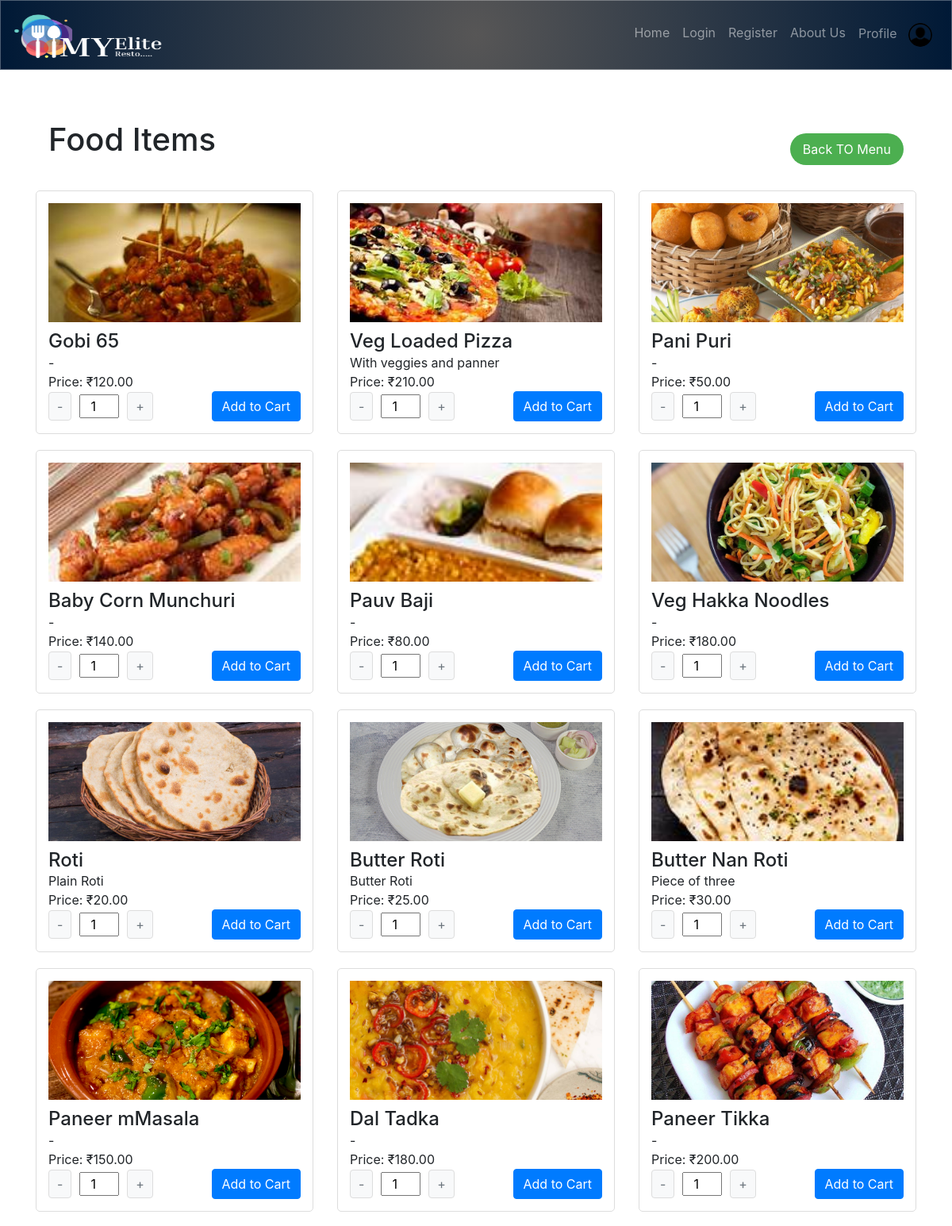
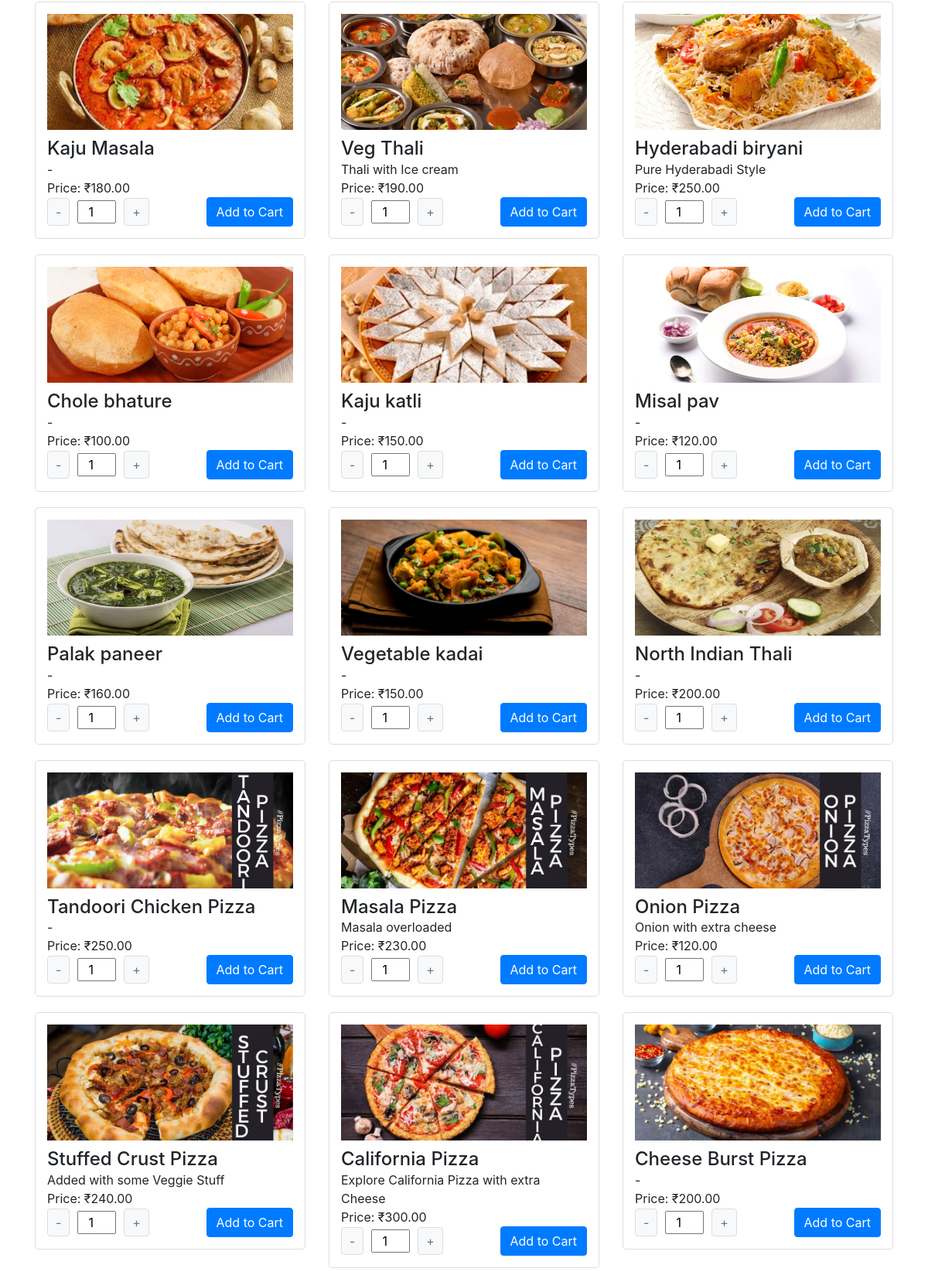
/food-items/ (upper part), run on the app's committed database (2 pictures, top to bottom).
### main/models.py (models this page shows, shortened)
class FoodItem(models.Model):
    name = models.CharField(max_length=100)
    category = models.ForeignKey(FoodCategory, on_delete=models.CASCADE)
    price = models.DecimalField(max_digits=6, decimal_places=2)
    description = models.TextField()
    available = models.BooleanField('Available', default=False)
    image = models.ImageField(upload_to='food_images/')  # changed to singular 'image'

### main/views.py (the view)
# urls.py: path('food-items/', views.food_item_list, name='food_item_list'),
def food_item_list(request):
    food_items = FoodItem.objects.filter(available=True)
    return render(request, 'food_item_list.html', {'food_items': food_items})

### main/templates/food_item_list.html (shortened to what this page needs)
{% include "navbar.html"%}
<!DOCTYPE html>
<html lang="en">
<head>
    <link rel="stylesheet" href="https://stackpath.bootstrapcdn.com/bootstrap/4.5.2/css/bootstrap.min.css">
</head>
<body>
    <div class="container mt-5">
        <div class="header-container">
            <h1 class="mb-4">Food Items</h1>
            <a href="{% url 'menu' %}" class="custom-button">Back TO Menu</a>
        </div>
        <div class="row">
            {% for item in food_items %}
            <div class="col-md-4">
                <div class="food-item">
                    <img src="{{ item.image.url }}" alt="{{ item.name }}" class="img-fluid">
                    <h4>{{ item.name }}</h4>
                    <p>{{ item.description }}</p>
                    <p>Price: ₹{{ item.price|floatformat:2 }}</p>
                    <form method="post" action="{% url 'cart:add_to_cart' item.id %}">
                        <div class="add-to-cart-container">
                            <div class="quantity-selector">
                                <button type="button" onclick="decrementQuantity({{ item.id }})" class="btn btn-outline-secondary">-</button>
                                <input type="number" id="quantity-{{ item.id }}" name="quantity" value="1" min="1">
                                <button type="button" onclick="incrementQuantity({{ item.id }})" class="btn btn-outline-secondary">+</button>
                            </div>
                            <button type="submit" class="btn btn-primary add-to-cart-btn">Add to Cart</button>
                        </div>
                    </form>
                </div>
            </div>
            {% endfor %}
        </div>
    </div>
</body>
</html>

### main/templates/food_item_list.html (style rules this page uses)
.header-container { display: flex; justify-content: space-between; align-items: center; padding: 1rem; }
.header-container h1 { margin: 0; }
.header-container a { margin: 0; }
.food-item { margin-bottom: 20px; padding: 15px; border: 1px solid #ddd; border-radius: 5px; height: auto; display: flex; flex-direction: column; justify-content: space-between; overflow: hidden; position: relative; }
.food-item img { width: 100%; height: 150px; object-fit: cover; margin-bottom: 10px; }
.food-item h4, .food-item p { margin: 0; padding: 0; }
.add-to-cart-container { display: flex; align-items: center; justify-content: space-between; margin-top: auto; }
.quantity-selector { display: flex; align-items: center; gap: 5px; }
.quantity-selector button { border: 1px solid #ddd; background-color: #f8f9fa; padding: 5px 10px; }
.quantity-selector input { width: 50px; text-align: center; margin: 0 5px; }
.add-to-cart-btn { margin-left: 10px; }
.btn-primary { background-color: #007bff; border-color: #007bff; }
.custom-button { display: inline-block; padding: 0.5rem 1rem; background-color: #4CAF50; color: white; border: none; border-radius: 25px; font-size: 1rem; text-align: center; text-decoration: none; transition: background-color 0.3s ease; }

### data on the page
FoodItem: image (picture), name "Gobi 65", description "-", price "120.00"
FoodItem: image (picture), name "Veg Loaded Pizza", description "With veggies and panner", price "210.00"
FoodItem: image (picture), name "Pani Puri", description "-", price "50.00"
FoodItem: image (picture), name "Baby Corn Munchuri", description "-", price "140.00"
FoodItem: image (picture), name "Pauv Baji", description "-", price "80.00"
FoodItem: image (picture), name "Veg Hakka Noodles", description "-", price "180.00"
FoodItem: image (picture), name "Roti", description "Plain Roti", price "20.00"
FoodItem: image (picture), name "Butter Roti", description "Butter Roti", price "25.00"
FoodItem: image (picture), name "Butter Nan Roti", description "Piece of three", price "30.00"
FoodItem: image (picture), name "Paneer mMasala", description "-", price "150.00"
FoodItem: image (picture), name "Dal Tadka", description "-", price "180.00"
FoodItem: image (picture), name "Paneer Tikka", description "-", price "200.00"
FoodItem: image (picture), name "Kaju Masala", description "-", price "180.00"
FoodItem: image (picture), name "Veg Thali", description "Thali with Ice cream", price "190.00"
FoodItem: image (picture), name "Hyderabadi biryani", description "Pure Hyderabadi Style", price "250.00"
FoodItem: image (picture), name "Chole bhature", description "-", price "100.00"
FoodItem: image (picture), name "Kaju katli", description "-", price "150.00"
FoodItem: image (picture), name "Misal pav", description "-", price "120.00"
FoodItem: image (picture), name "Palak paneer", description "-", price "160.00"
FoodItem: image (picture), name "Vegetable kadai", description "-", price "150.00"
FoodItem: image (picture), name "North Indian Thali", description "-", price "200.00"
FoodItem: image (picture), name "Tandoori Chicken Pizza", description "-", price "250.00"
FoodItem: image (picture), name "Masala Pizza", description "Masala overloaded", price "230.00"
FoodItem: image (picture), name "Onion Pizza", description "Onion with extra cheese", price "120.00"
FoodItem: image (picture), name "Stuffed Crust Pizza", description "Added with some Veggie Stuff", price "240.00"
FoodItem: image (picture), name "California Pizza", description "Explore California Pizza with extra Cheese", price "300.00"
FoodItem: image (picture), name "Cheese Burst Pizza", description "-", price "200.00"
